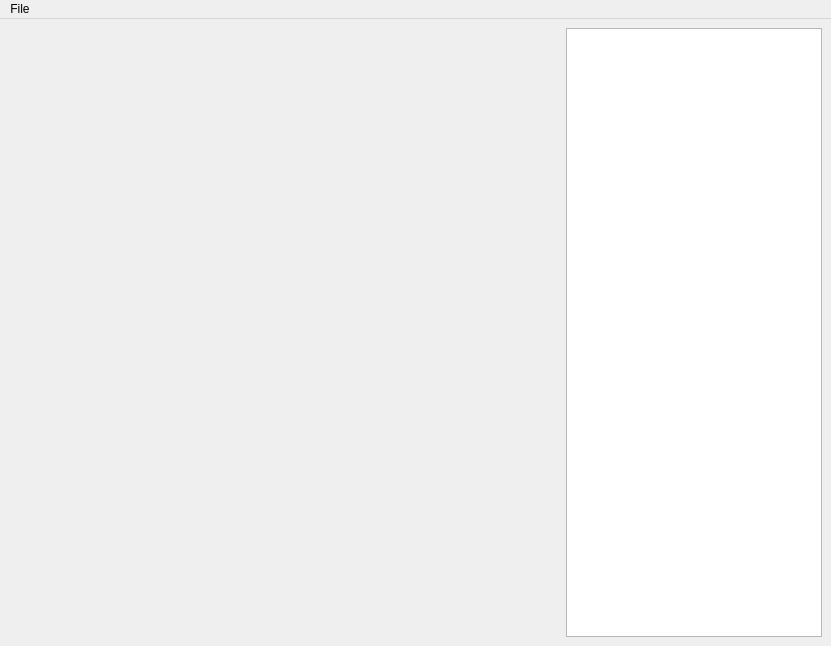
<?xml version="1.0" encoding="UTF-8"?>
<ui version="4.0">
 <class>SensorResult</class>
 <widget class="QMainWindow" name="SensorResult">
  <property name="geometry">
   <rect>
    <x>0</x>
    <y>0</y>
    <width>831</width>
    <height>646</height>
   </rect>
  </property>
  <property name="windowTitle">
   <string>MainWindow</string>
  </property>
  <widget class="QWidget" name="centralwidget">
   <layout class="QHBoxLayout" name="horizontalLayout_2">
    <item>
     <layout class="QHBoxLayout" name="horizontalLayout">
      <item>
       <layout class="QVBoxLayout" name="verticalLayout">
        <item>
         <widget class="QCustomPlot" name="TimePlot" native="true"/>
        </item>
        <item>
         <widget class="QCustomPlot" name="FrequencyPlot" native="true"/>
        </item>
       </layout>
      </item>
      <item>
       <widget class="QTreeView" name="tree">
        <property name="maximumSize">
         <size>
          <width>256</width>
          <height>16777215</height>
         </size>
        </property>
       </widget>
      </item>
     </layout>
    </item>
   </layout>
  </widget>
  <widget class="QMenuBar" name="menuBar">
   <property name="geometry">
    <rect>
     <x>0</x>
     <y>0</y>
     <width>831</width>
     <height>22</height>
    </rect>
   </property>
   <widget class="QMenu" name="menuFile">
    <property name="title">
     <string>File</string>
    </property>
    <addaction name="actionSave_reference"/>
    <addaction name="actionLoad_reference"/>
    <addaction name="actionExport_spectrum"/>
    <addaction name="actionExport_time"/>
   </widget>
   <addaction name="menuFile"/>
  </widget>
  <action name="actionExport_spectrum">
   <property name="text">
    <string>Export spectrum</string>
   </property>
   <property name="shortcut">
    <string>Ctrl+E</string>
   </property>
  </action>
  <action name="actionSave_reference">
   <property name="text">
    <string>Save reference</string>
   </property>
   <property name="shortcut">
    <string>Ctrl+S</string>
   </property>
  </action>
  <action name="actionLoad_reference">
   <property name="text">
    <string>Load reference</string>
   </property>
   <property name="shortcut">
    <string>Ctrl+O</string>
   </property>
  </action>
  <action name="actionExport_time">
   <property name="text">
    <string>Export time</string>
   </property>
   <property name="shortcut">
    <string>Ctrl+R</string>
   </property>
  </action>
 </widget>
 <customwidgets>
  <customwidget>
   <class>QCustomPlot</class>
   <extends>QWidget</extends>
   <header>qcustomplot.h</header>
   <container>1</container>
  </customwidget>
 </customwidgets>
 <resources/>
 <connections/>
</ui>
